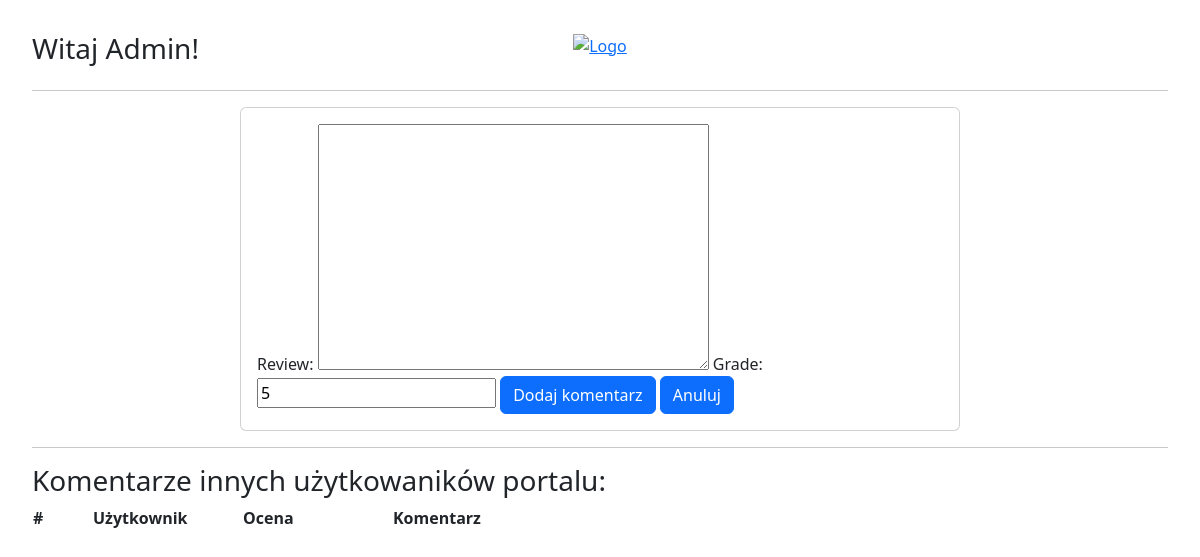
Page /movies/reviews/2/ (signed in) on the earlier database version.
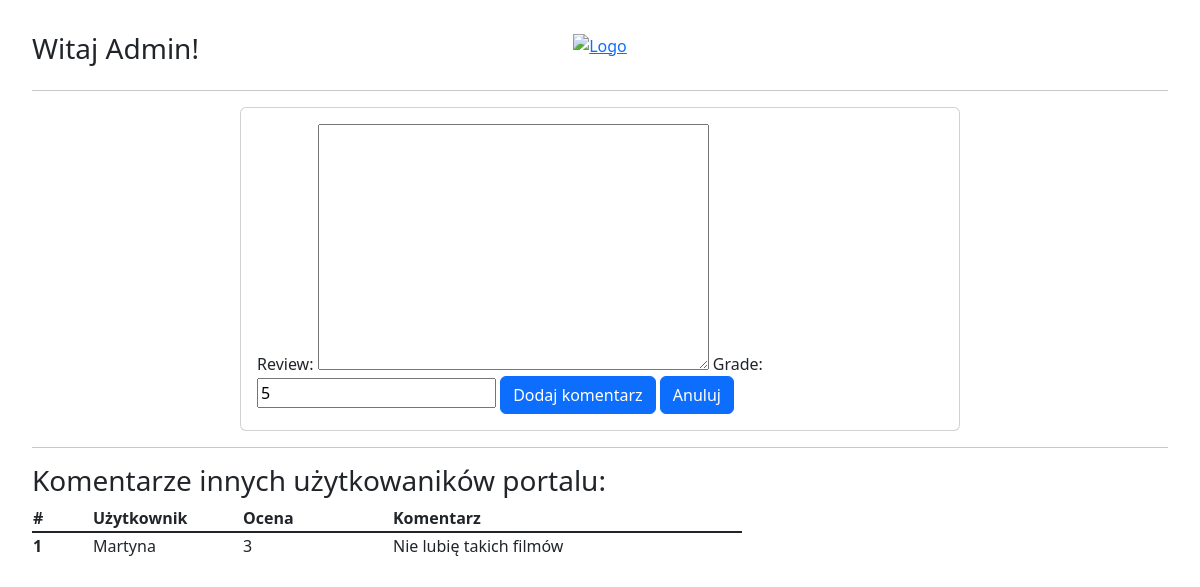
Same page on the later database version.
### filmyweb/models.py (models this page shows)
class Grade(models.Model):
    review = models.TextField(default="", blank=True)
    grade = models.PositiveSmallIntegerField(default=5)
    title = models.ForeignKey(Film, on_delete=models.CASCADE)
    user = models.ForeignKey(User, on_delete=models.CASCADE)

### filmyweb/views.py (the view)
# urls.py: path('reviews/<int:id>/', review_movie, name="review_movie"),
@login_required()
def review_movie(request, id):
    movie = get_object_or_404(Film, pk=id)
    grades = Grade.objects.filter(title=movie)
    if request.method == 'POST':
        form_grade = GradeForm(request.POST)
        if form_grade.is_valid():
            grade = form_grade.save(commit=False)
            grade.title = movie
            grade.user = request.user
            grade.save()
    else:
        form_grade = GradeForm()
    context = {
        'form_grade': form_grade,
        'grades': grades,
        'movie': movie
    }
    return render(request, 'reviews.html', context)

### filmyweb/forms.py
class GradeForm(ModelForm):
    class Meta:
        model = Grade
        fields = ['review', 'grade']

### templates/reviews.html (shortened to what this page needs)
{% extends 'main.html'%}
{% load bootstrap %}
{% block page %}
  <div class="card" style="width: 45rem; margin: 0 auto;">
              <div class="card-body">
              <form method="post" enctype="multipart/form-data">
                  {%if form_grade%}
                    {{ form_grade|bootstrap }}
                  {%endif%}
                  <input class="btn btn-primary" type="submit" value="Dodaj komentarz">
                <a href="{%url 'all_movies' %}" class="btn btn-primary">Anuluj</a>
              </form>
              </div>
  </div>
<hr>
<h3>Komentarze innych użytkowaników portalu:</h3>
<table class="review_table">
  <thead>
    <tr>
      <th scope="col">#</th>
      <th scope="col">Użytkownik</th>
      <th scope="col">Ocena</th>
      <th scope="col">Komentarz</th>
    </tr>
  </thead>
  <tbody class="table-group-divider">
    {% for grade in grades %}
    <tr>
      <th scope="row">{{ forloop.counter }}</th>
      <td>{{ grade.user.username }}</td>
      <td>{{ grade.grade }}</td>
      <td>{{ grade.review }}</td>
    </tr>
    {% endfor %}
  </tbody>
</table>
{%endblock%}

### templates/main.html (shortened to what this page needs)
{% load static %}
<!doctype html>
<html lang="en">
<head>
    <link rel="stylesheet" href="https://cdn.jsdelivr.net/npm/bootstrap@5.3.0-alpha3/dist/css/bootstrap.min.css">
    <link rel="stylesheet" href="{% static 'new.css' %}">
</head>
<body>
<div class="row">
  <div class="col-4 text-left scale-20">
    {% if user.is_authenticated %}
      <b><h3>Witaj {{user.username}}!</h3></b>
    {% else %}
      <b>Witaj nieznajomy!</b>
    {% endif %}
  </div>
  <div class="col-2 text-center scale-60">
      <a href="{%url 'all_movies' %}"><img src="https://www.mactrast.com/wp-content/uploads/2018/07/netflix-logo-banner-500x283.jpg" alt="Logo" class="mx-auto" style="max-height: 40px;"></a>
  </div>
  <div class="col-6 d-flex justify-content-end button-container scale-20p">
  </div>
</div>
<hr>
{% block page %} {%endblock%}
</body>
</html>

### filmyweb/static/new.css (style rules this page uses)
body { padding: 2rem; background-image: url('https://img.freepik.com/darmowe-zdjecie/szara-sciana-tekstur_24972-158.jpg?w=1380&t=st=1680897311~exp=1680897911~hmac=9d151802cd8ce9e84895eac88548e28e6b3e0b4fe20f94ac5d3c76603883bf4e'); background-size: cover; background-position: center; }
table { width: 660px; }
th:nth-child(1), td:nth-child(1) { min-width: 60px; }
th:nth-child(2), td:nth-child(2) { min-width: 150px; }
th:nth-child(3), td:nth-child(3) { min-width: 150px; }
th:nth-child(4), td:nth-child(4) { min-width: 350px; }
.scale-20 { width: 20%; }
.scale-60 { width: 60%; }
.scale-20p { width: 20%; }

Differences in the rows shown:
added Grade: user.username "Martyna", grade "3", review "Nie lubię takich filmów"
